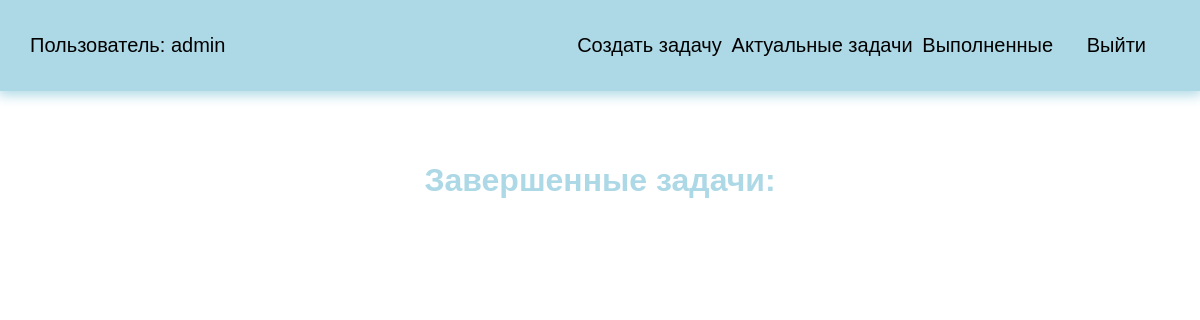
Page /completed_all (signed in) on the earlier database version.
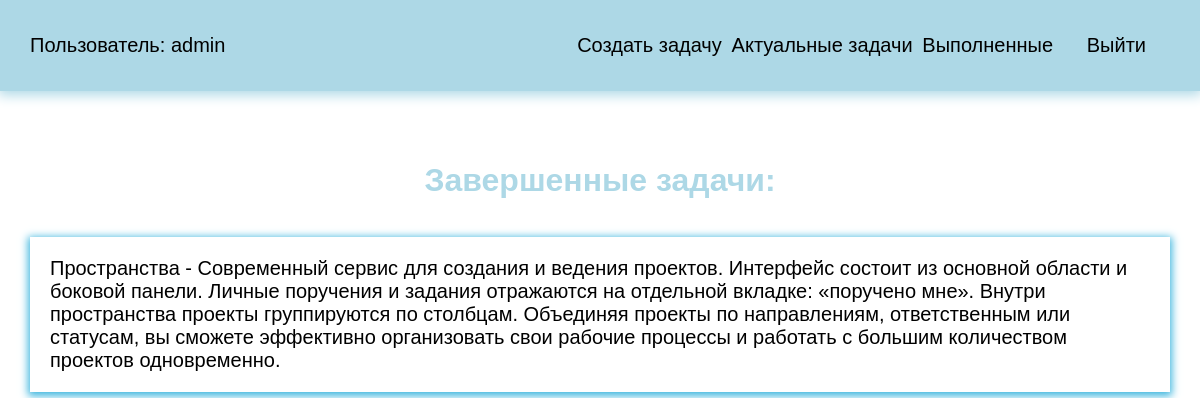
Same page on the later database version.
### todo/models.py (models this page shows, shortened)
class Todo(models.Model):
    title = models.CharField(max_length=100)
    memo = models.TextField(blank=True)
    created = models.DateTimeField(auto_now_add=True)
    date_completed = models.DateTimeField(null=True, blank=True)
    important = models.BooleanField(default=False)
    user = models.ForeignKey(User, on_delete=models.CASCADE)

### todo/views.py (the view)
# urls.py: path('completed_all', views.completed_todos, name="completed_todos"),
@login_required
def completed_todos(request):
    todos = Todo.objects.filter(user=request.user, date_completed__isnull=False).order_by('-date_completed')
    return render(request, "todo/completed_todos.html", {'todos': todos})

### todo/templates/todo/completed_todos.html (shortened to what this page needs)
{% extends 'todo/base.html' %}
{% block content %}
<h1>Завершенные задачи:</h1>
<ul>
    {% for todo in todos %}
    <li>
        <a href="{% url 'view_todo' todo.id %}">
        {% if todo.important %}
        <b>{{ todo.title }}</b>
        {% else %}
        {{ todo.title }}
        {% endif %}
        {% if todo.memo %}
        - {{ todo.memo }}
        {% endif %}
    </a>
    </li>
    {% endfor %}
</ul>
{% endblock %}

Differences in the rows shown:
added Todo: title "Пространства", memo "Современный сервис для создания и ведения проектов. Интерфейс состоит из основной области и боковой панели. Личные поручения и задания отражаются на отдельной вкладке: «поручено мне». Внутри пространства проекты группируются по столбцам. Объединяя проекты по направлениям, ответственным или статусам, вы сможете эффективно организовать свои рабочие процессы и работать с большим количеством проектов одновременно."
